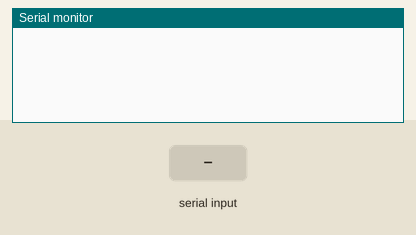
Simulated run of this sketch. Board: Arduino Uno, built with avr-gcc and run on an emulated ATmega328P. On the bench: the last lines printed to the serial monitor. Inputs (shaded band) come from the test bench.

Above: at 1.2 s.
1.3 s: "90,45\n" received over Serial
At 2.6 s:
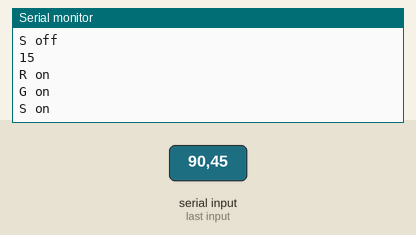
2.9 s: "30,150\n" received over Serial
At 3.9 s:
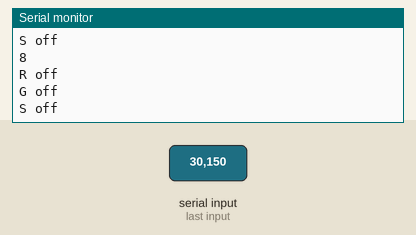
Timing chart, 0 to 5.9 s (numbered marks = the images above; inputs shaded):
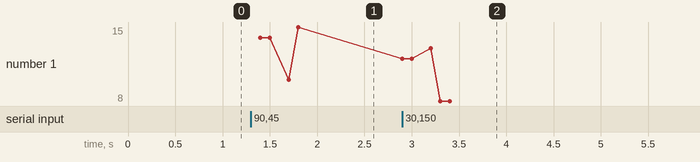

Measured:
- after the input at 1.3 s, the serial monitor: prints a new line after 0.10 s (image 1)
- after the input at 2.9 s, the serial monitor: prints a new line at once (image 2)
- plotted number 1: 15 → 8 after the input at 2.9 s

The sketch:

Serial_Control2.ino
```cpp
                 // SGR    R   G   S     GR  S R  SG   SGR
                 // 000  001  010  100  011  101  110  111
int control = 7; //   0    1    2    4    3    5    6    7
void setup() {
  Serial.begin(9600);
}

void loop() {
  if(Serial.available()) {
    int n = Serial.read() - 48;
    if(n >= 0) {
      control = control ^ n;
      Serial.println(control);
      Serial.println((control & 1) > 0 ? "R on" : "R off");
      Serial.println((control & 2) > 0 ? "G on" : "G off");
      Serial.println((control & 4) > 0 ? "S on" : "S off");

    }
  }
  delay(100);
}
```
